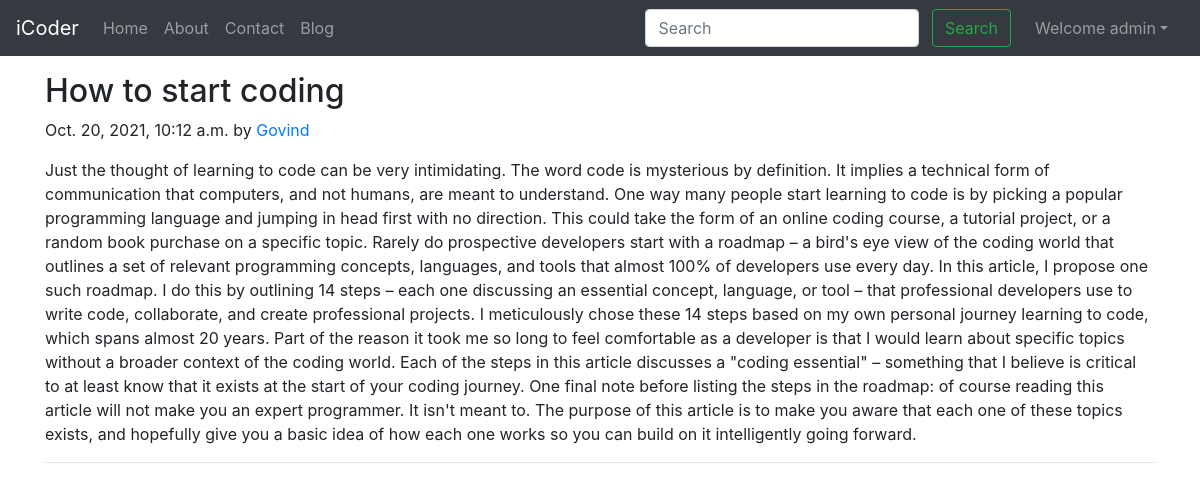
Page /blog/codind (signed in) on the committed database.
### blog/models.py (models this page shows, shortened)
class Post(models.Model):
    sno=models.AutoField(primary_key=True)
    title=models.CharField(max_length=255)
    author=models.CharField(max_length=14)
    slug=models.CharField(max_length=130)
    timeStamp=models.DateTimeField(blank=True)
    content=models.TextField()

### blog/views.py (the view)
# urls.py: path('<str:slug>', views.blogPost, name="blogPost"),
def blogPost(request, slug):
    post = Post.objects.filter(slug=slug).first()
    context = {"post": post}
    return render(request, "blog/blogPost.html", context)

### templates/blog/blogPost.html (shortened to what this page needs)
{% extends 'base.html' %}
{% block body %}
<div class="container my-3">
<div class="blog-post">
        <h2 class="blog-post-title">{{post.title}}</h2>
        <p class="blog-post-meta">{{post.timeStamp}} by <a href="/about">{{post.author}}</a></p>
        <p>{{post.content}}</p>
        <hr>
      </div>
      </div>
 {% endblock %}

### templates/base.html (shortened to what this page needs)
<!doctype html>
<html lang="en">
  <head>
    <link rel="stylesheet" href="https://stackpath.bootstrapcdn.com/bootstrap/4.5.2/css/bootstrap.min.css">
  </head>
  <body>
    <nav class="navbar navbar-expand-lg navbar-dark bg-dark">
        <a class="navbar-brand" href="/">iCoder</a>
        <div class="collapse navbar-collapse" id="navbarSupportedContent">
          <ul class="navbar-nav mr-auto">
            <li class="nav-item {% block homeactive %}  {% endblock homeactive %}">
              <a class="nav-link" href="/">Home <span class="sr-only">(current)</span></a>
            </li>
            <li class="nav-item {% block aboutactive %}  {% endblock aboutactive %}" >
              <a class="nav-link" href="/about">About</a>
            </li>
            <li class="nav-item {% block contactactive %}  {% endblock contactactive %} ">
              <a class="nav-link" href="/contact">Contact</a>
            </li>
            <li class="nav-item {% block blogactive %}  {% endblock blogactive %} ">
              <a class="nav-link" href="/blog">Blog</a>
            </li>
          </ul>
          <div class="ml-auto form-inline ">
          <form method="get" action="/search"class="my-2 my-lg-0 mx-3">
            <input class="form-control mr-sm-2" type="search" placeholder="Search" aria-label="Search" name="query" id="query">
            <button class="btn btn-outline-success my-2 my-sm-0 " type="submit">Search</button>
          </form>
{% if user.is_authenticated %}
<ul class="navbar-nav mr-2">
<li class="nav-item dropdown">
<a class="nav-link dropdown-toggle" href='#' id="navbarDropdown" role="button" data-toggle="dropdown"> Welcome {{request.user}}</a>
      </li>
      </ul>
      </div>
{% endif %}
        </div>
      </nav>
      {% block body %}  {% endblock body %}
  </body>
</html>

### rows in the picture
Post: title "How to start coding", timeStamp "Oct. 20, 2021, 10:12 a.m.", author "Govind", content "Just the thought of learning to code can be very intimidating. The word code is mysterious by definition. It implies a technical form of communication that computers, and not humans, are meant to understand. One way many people start learning to code is by picking a popular programming language and jumping in head first with no direction. This could take the form of an online coding course, a tutorial project, or a random book purchase on a specific topic. Rarely do prospective developers start with a roadmap – a bird's eye view of the coding world that outlines a set of relevant programming concepts, languages, and tools that almost 100% of developers use every day. In this article, I…"

### other values in the picture
{{ request.user }} "admin"
